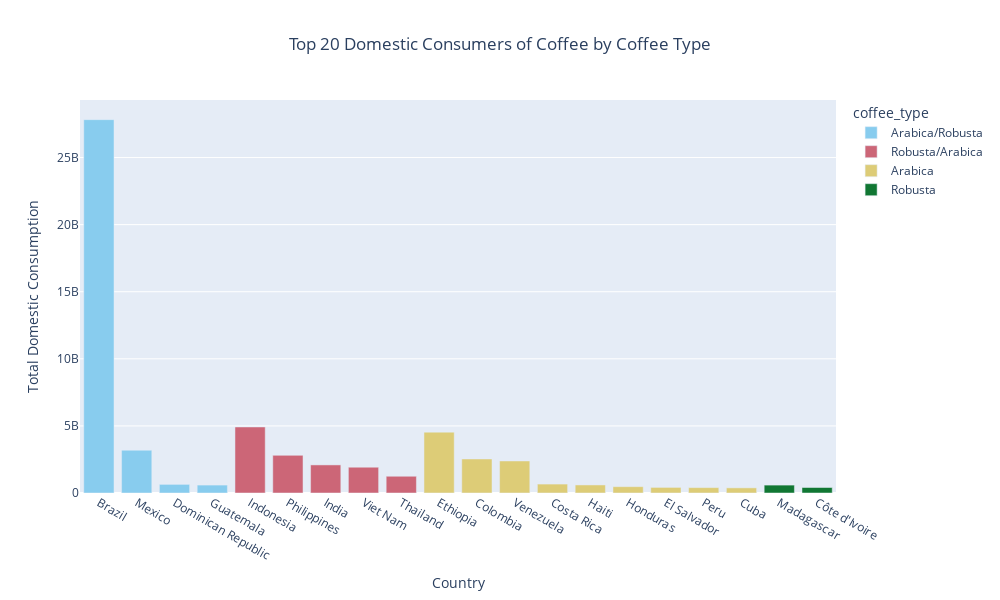

Here is the notebook cell this chart was saved with:
### Code cell
# Lets graph top consumers by coffee type
top_dom_con_by_coffee_type = coffee_domestic_consumption_0[['country', 'total_domestic_consumption', 'coffee_type']]
top_dom_con_by_coffee_type = top_dom_con_by_coffee_type.sort_values(by=['total_domestic_consumption'], ascending = False)
top_dom_con_by_coffee_type = top_dom_con_by_coffee_type.head(20)

fig2 = px.bar(top_dom_con_by_coffee_type, x = 'country', y = 'total_domestic_consumption', color = 'coffee_type',
                color_discrete_sequence = px.colors.qualitative.Safe, labels = {"country": "Country",
                "total_domestic_consumption": "Total Domestic Consumption"},
                title="Top 20 Domestic Consumers of Coffee by Coffee Type", width=1000, height=600)

fig2.update_layout(title_x=0.5)
fig2.show()

### Figure 1 — Plotly figure (JSON) as saved in the notebook; plotly's stock layout.template omitted (floating-point values rounded to 4 significant figures)
{"data": [{"alignmentgroup": "True", "hovertemplate": "coffee_type=Arabica/Robusta<br>Country=%{x}<br>Total Domestic Consumption=%{y}<extra></extra>", "legendgroup": "Arabica/Robusta", "marker": {"color": "rgb(136, 204, 238)", "pattern": {"shape": ""}}, "name": "Arabica/Robusta", "offsetgroup": "Arabica/Robusta", "orientation": "v", "showlegend": true, "textposition": "auto", "type": "bar", "x": ["Brazil", "Mexico", "Dominican Republic", "Guatemala"], "xaxis": "x", "y": [27824700000, 3189660000, 642823380, 590880000], "yaxis": "y"}, {"alignmentgroup": "True", "hovertemplate": "coffee_type=Robusta/Arabica<br>Country=%{x}<br>Total Domestic Consumption=%{y}<extra></extra>", "legendgroup": "Robusta/Arabica", "marker": {"color": "rgb(204, 102, 119)", "pattern": {"shape": ""}}, "name": "Robusta/Arabica", "offsetgroup": "Robusta/Arabica", "orientation": "v", "showlegend": true, "textposition": "auto", "type": "bar", "x": ["Indonesia", "Philippines", "India", "Viet Nam", "Thailand"], "xaxis": "x", "y": [4920480000, 2807280000, 2093460000, 1920928320, 1248600000], "yaxis": "y"}, {"alignmentgroup": "True", "hovertemplate": "coffee_type=Arabica<br>Country=%{x}<br>Total Domestic Consumption=%{y}<extra></extra>", "legendgroup": "Arabica", "marker": {"color": "rgb(221, 204, 119)", "pattern": {"shape": ""}}, "name": "Arabica", "offsetgroup": "Arabica", "orientation": "v", "showlegend": true, "textposition": "auto", "type": "bar", "x": ["Ethiopia", "Colombia", "Venezuela", "Costa Rica", "Haiti", "Honduras", "El Salvador", "Peru", "Cuba"], "xaxis": "x", "y": [4536540000, 2536776384, 2386067999, 665335200, 600600000, 471850680, 417242040, 402000000, 384006000], "yaxis": "y"}, {"alignmentgroup": "True", "hovertemplate": "coffee_type=Robusta<br>Country=%{x}<br>Total Domestic Consumption=%{y}<extra></extra>", "legendgroup": "Robusta", "marker": {"color": "rgb(17, 119, 51)", "pattern": {"shape": ""}}, "name": "Robusta", "offsetgroup": "Robusta", "orientation": "v", "showlegend": true, "textposition": "auto", "type": "bar", "x": ["Madagascar", "Côte d'Ivoire"], "xaxis": "x", "y": [588705960, 410260140], "yaxis": "y"}], "layout": {"barmode": "relative", "height": 600, "legend": {"title": {"text": "coffee_type"}, "tracegroupgap": 0}, "title": {"text": "Top 20 Domestic Consumers of Coffee by Coffee Type", "x": 0.5}, "width": 1000, "xaxis": {"anchor": "y", "domain": [0, 1], "title": {"text": "Country"}}, "yaxis": {"anchor": "x", "domain": [0, 1], "title": {"text": "Total Domestic Consumption"}}}}
